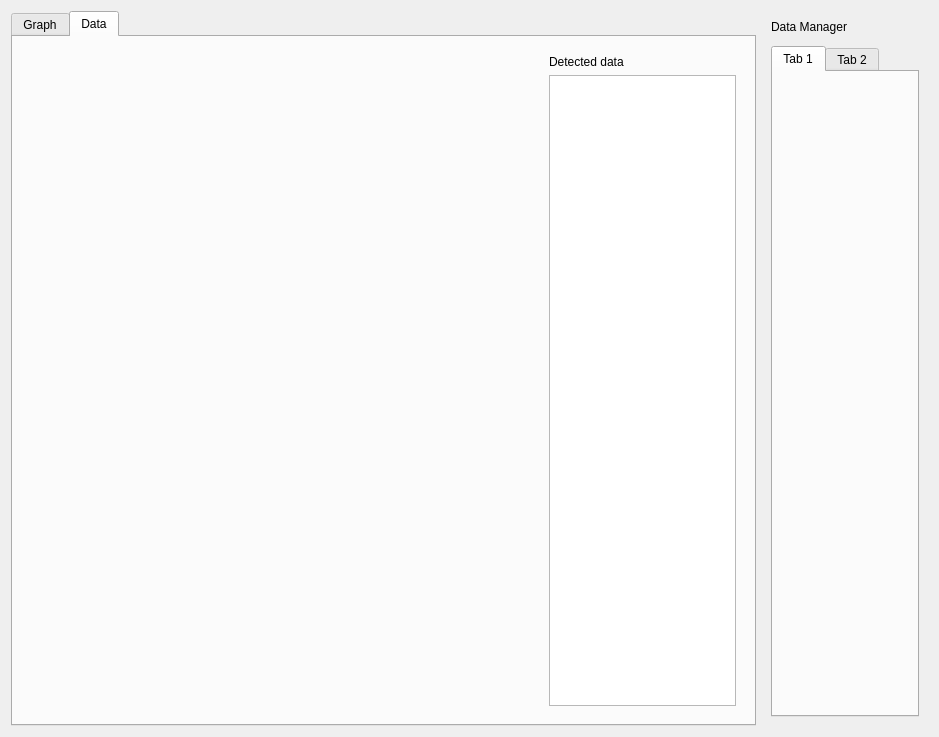
<?xml version="1.0" encoding="UTF-8"?>
<ui version="4.0">
 <class>grapherWidget</class>
 <widget class="QWidget" name="grapherWidget">
  <property name="geometry">
   <rect>
    <x>0</x>
    <y>0</y>
    <width>939</width>
    <height>737</height>
   </rect>
  </property>
  <property name="windowTitle">
   <string>MainGrapher</string>
  </property>
  <layout class="QGridLayout" name="gridLayout">
   <item row="2" column="0">
    <widget class="QTabWidget" name="tabWidget">
     <property name="sizePolicy">
      <sizepolicy hsizetype="Expanding" vsizetype="Expanding">
       <horstretch>9</horstretch>
       <verstretch>0</verstretch>
      </sizepolicy>
     </property>
     <property name="currentIndex">
      <number>1</number>
     </property>
     <widget class="QWidget" name="tab_graph">
      <attribute name="title">
       <string>Graph</string>
      </attribute>
     </widget>
     <widget class="QWidget" name="tab_data">
      <attribute name="title">
       <string>Data</string>
      </attribute>
      <layout class="QHBoxLayout" name="horizontalLayout">
       <item>
        <widget class="QWidget" name="widget" native="true">
         <property name="sizePolicy">
          <sizepolicy hsizetype="Expanding" vsizetype="Preferred">
           <horstretch>5</horstretch>
           <verstretch>0</verstretch>
          </sizepolicy>
         </property>
        </widget>
       </item>
       <item>
        <widget class="QWidget" name="widget_2" native="true">
         <property name="sizePolicy">
          <sizepolicy hsizetype="Expanding" vsizetype="Preferred">
           <horstretch>2</horstretch>
           <verstretch>0</verstretch>
          </sizepolicy>
         </property>
         <layout class="QVBoxLayout" name="verticalLayout_2">
          <item>
           <widget class="QLabel" name="label">
            <property name="text">
             <string>Detected data</string>
            </property>
           </widget>
          </item>
          <item>
           <widget class="QTableView" name="tableView"/>
          </item>
         </layout>
        </widget>
       </item>
      </layout>
     </widget>
    </widget>
   </item>
   <item row="2" column="1">
    <widget class="QWidget" name="DataManagerWidget" native="true">
     <property name="sizePolicy">
      <sizepolicy hsizetype="Expanding" vsizetype="Preferred">
       <horstretch>2</horstretch>
       <verstretch>0</verstretch>
      </sizepolicy>
     </property>
     <layout class="QVBoxLayout" name="verticalLayout_3">
      <item>
       <layout class="QVBoxLayout" name="dataManagerLayout">
        <item>
         <widget class="QLabel" name="la_dataFiles">
          <property name="text">
           <string>Data Manager</string>
          </property>
         </widget>
        </item>
        <item>
         <widget class="QWidget" name="dataLoaderWidget" native="true"/>
        </item>
        <item>
         <widget class="QTabWidget" name="tabWidget_2">
          <property name="currentIndex">
           <number>0</number>
          </property>
          <widget class="QWidget" name="tab">
           <attribute name="title">
            <string>Tab 1</string>
           </attribute>
          </widget>
          <widget class="QWidget" name="tab_2">
           <attribute name="title">
            <string>Tab 2</string>
           </attribute>
          </widget>
         </widget>
        </item>
       </layout>
      </item>
     </layout>
    </widget>
   </item>
  </layout>
 </widget>
 <resources/>
 <connections/>
</ui>
